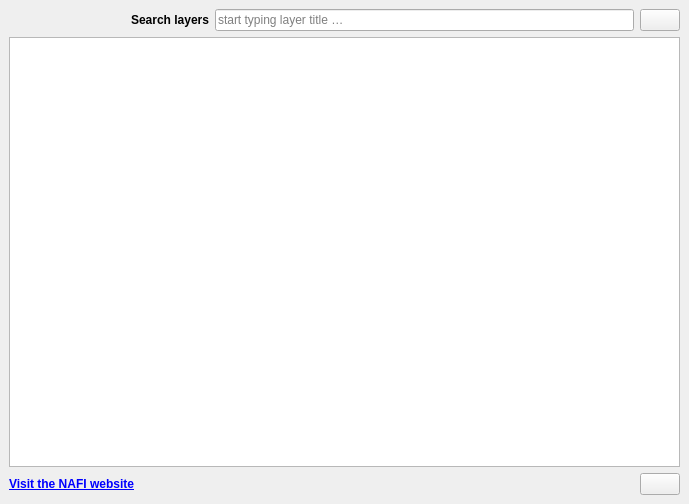
<?xml version="1.0" encoding="UTF-8"?>
<ui version="4.0">
 <class>NafiDockWidgetBase</class>
 <widget class="QDockWidget" name="NafiDockWidgetBase">
  <property name="geometry">
   <rect>
    <x>0</x>
    <y>0</y>
    <width>689</width>
    <height>504</height>
   </rect>
  </property>
  <property name="font">
   <font>
    <weight>75</weight>
    <bold>true</bold>
   </font>
  </property>
  <property name="windowTitle">
   <string>NAFI Fire Maps</string>
  </property>
  <widget class="QWidget" name="dockWidgetContents">
   <layout class="QGridLayout" name="gridLayout">
    <item row="0" column="1" colspan="2">
     <widget class="QLineEdit" name="lineEdit">
      <property name="font">
       <font>
        <weight>50</weight>
        <bold>false</bold>
       </font>
      </property>
      <property name="placeholderText">
       <string>start typing layer title …</string>
      </property>
     </widget>
    </item>
    <item row="0" column="0">
     <widget class="QLabel" name="searchLabel">
      <property name="sizePolicy">
       <sizepolicy hsizetype="Fixed" vsizetype="Fixed">
        <horstretch>0</horstretch>
        <verstretch>0</verstretch>
       </sizepolicy>
      </property>
      <property name="minimumSize">
       <size>
        <width>100</width>
        <height>0</height>
       </size>
      </property>
      <property name="maximumSize">
       <size>
        <width>200</width>
        <height>16777215</height>
       </size>
      </property>
      <property name="font">
       <font>
        <weight>75</weight>
        <bold>true</bold>
       </font>
      </property>
      <property name="text">
       <string>&lt;html&gt;&lt;head/&gt;&lt;body&gt;&lt;p&gt;Search layers&lt;/p&gt;&lt;/body&gt;&lt;/html&gt;</string>
      </property>
      <property name="alignment">
       <set>Qt::AlignRight|Qt::AlignTrailing|Qt::AlignVCenter</set>
      </property>
     </widget>
    </item>
    <item row="2" column="0">
     <widget class="QLabel" name="nafiLabel">
      <property name="text">
       <string>&lt;html&gt;&lt;head/&gt;&lt;body&gt;&lt;p&gt;&lt;a href=&quot;https://firenorth.org.au&quot;&gt;&lt;span style=&quot; text-decoration: underline; color:#0000ff;&quot;&gt;Visit the NAFI website&lt;/span&gt;&lt;/a&gt;&lt;/p&gt;&lt;/body&gt;&lt;/html&gt;</string>
      </property>
     </widget>
    </item>
    <item row="1" column="0" colspan="4">
     <widget class="QTreeView" name="treeView"/>
    </item>
    <item row="0" column="3">
     <widget class="QPushButton" name="clearSearchButton">
      <property name="sizePolicy">
       <sizepolicy hsizetype="Fixed" vsizetype="Fixed">
        <horstretch>0</horstretch>
        <verstretch>0</verstretch>
       </sizepolicy>
      </property>
      <property name="toolTip">
       <string>Clear Search</string>
      </property>
      <property name="text">
       <string/>
      </property>
      <property name="icon">
       <iconset resource="resources.qrc">
        <normaloff>:/plugins/nafi/backspace.png</normaloff>:/plugins/nafi/backspace.png</iconset>
      </property>
     </widget>
    </item>
    <item row="2" column="3">
     <widget class="QPushButton" name="aboutButton">
      <property name="sizePolicy">
       <sizepolicy hsizetype="Fixed" vsizetype="Fixed">
        <horstretch>0</horstretch>
        <verstretch>0</verstretch>
       </sizepolicy>
      </property>
      <property name="toolTip">
       <string>About NAFI …</string>
      </property>
      <property name="text">
       <string/>
      </property>
      <property name="icon">
       <iconset resource="resources.qrc">
        <normaloff>:/plugins/nafi/info.png</normaloff>:/plugins/nafi/info.png</iconset>
      </property>
     </widget>
    </item>
   </layout>
  </widget>
 </widget>
 <resources/>
 <connections/>
</ui>
